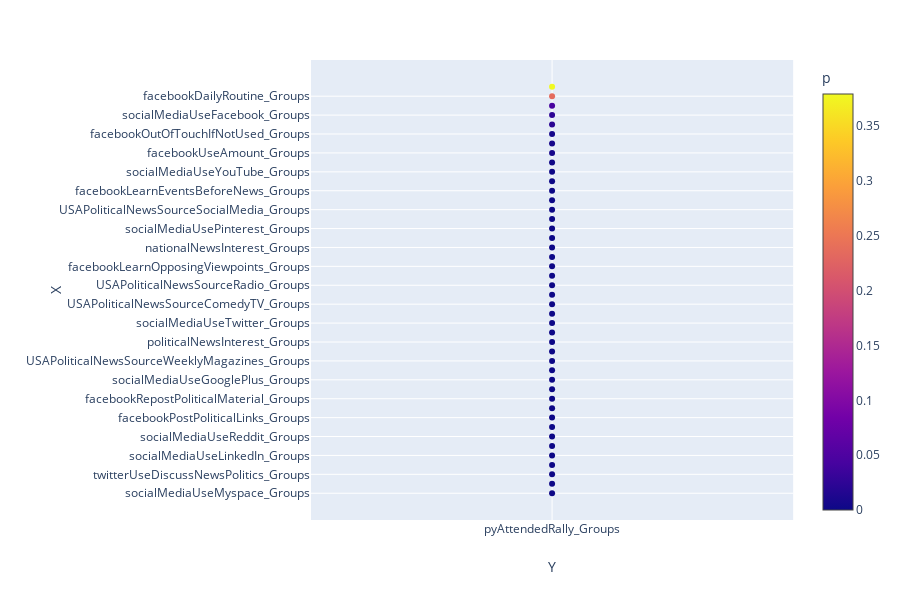

The code cell stored with this chart in its notebook:
### Code cell
fig = px.scatter(attendedrally_media, x="Y", y="X", color="p",
                 hover_name="X", size_max=60)
fig.update_xaxes(type='category')
fig.show()

### Figure 1 — Plotly figure (JSON) as saved in the notebook; plotly's stock layout.template omitted (floating-point values rounded to 4 significant figures)
{"data": [{"hoverlabel": {"namelength": 0}, "hovertemplate": "<b>%{hovertext}</b><br><br>Y=%{x}<br>X=%{y}<br>p=%{marker.color}", "hovertext": ["socialMediaUseMyspace_Groups", "socialMediaUseFoursquare_Groups", "twitterUseDiscussNewsPolitics_Groups", "facebookEncourageVote_Groups", "socialMediaUseLinkedIn_Groups", "twitterUseShareNewsPolitics_Groups", "socialMediaUseReddit_Groups", "facebookEncouragePoliticalAction_Groups", "facebookPostPoliticalLinks_Groups", "facebookPostPoliticalOpinions_Groups", "facebookRepostPoliticalMaterial_Groups", "twitterUseReadNewsPolitics_Groups", "socialMediaUseGooglePlus_Groups", "facebookLikePoliticalMaterial_Groups", "USAPoliticalNewsSourceWeeklyMagazines_Groups", "socialMediaUseInstagram_Groups", "politicalNewsInterest_Groups", "twitterUseAmount_Groups", "socialMediaUseTwitter_Groups", "USAPoliticalNewsSourceLateNightTV_Groups", "USAPoliticalNewsSourceComedyTV_Groups", "facebookFollowPoliticalLinks_Groups", "USAPoliticalNewsSourceRadio_Groups", "internationalNewsInterest_Groups", "facebookLearnOpposingViewpoints_Groups", "facebookLearnEventsDeeper_Groups", "nationalNewsInterest_Groups", "USAPoliticalNewsSourceDailyNewspapers_Groups", "socialMediaUsePinterest_Groups", "facebookLearnEvents_Groups", "USAPoliticalNewsSourceSocialMedia_Groups", "USAPoliticalNewsCableTV_Groups", "facebookLearnEventsBeforeNews_Groups", "facebookUnderstandSociety_Groups", "socialMediaUseYouTube_Groups", "localNewsInterest_Groups", "facebookUseAmount_Groups", "USAPoliticalNewsSourceNetworkTV_Groups", "facebookOutOfTouchIfNotUsed_Groups", "USAPoliticalNewsSourceLocalTV_Groups", "socialMediaUseFacebook_Groups", "facebookUpsetIfShutdown_Groups", "facebookDailyRoutine_Groups", "facebookLearnOthersInterests_Groups"], "legendgroup": "", "marker": {"color": [3.251e-50, 6.032e-45, 2.267e-42, 6.053e-37, 7.976e-34, 1.065e-33, 8.476e-33, 5.121e-32, 7.281e-28, 6.041e-25, 1.992e-23, 2.034e-21, 3.856e-21, 6.419e-21, 5.544e-16, 2.085e-14, 1.054e-13, 3.114e-12, 1.29e-11, 8.383e-11, 1.469e-09, 5.596e-09, 5.941e-09, 1.107e-07, 1.55e-07, 1.58e-07, 5.236e-07, 4.285e-06, 6.645e-06, 4.35e-05, 4.515e-05, 6.9e-05, 9.962e-05, 0.0002102, 0.000857, 0.002477, 0.006322, 0.006819, 0.006866, 0.02149, 0.02378, 0.04309, 0.2352, 0.3793], "coloraxis": "coloraxis", "symbol": "circle"}, "mode": "markers", "name": "", "showlegend": false, "type": "scatter", "x": ["pyAttendedRally_Groups", "pyAttendedRally_Groups", "pyAttendedRally_Groups", "pyAttendedRally_Groups", "pyAttendedRally_Groups", "pyAttendedRally_Groups", "pyAttendedRally_Groups", "pyAttendedRally_Groups", "pyAttendedRally_Groups", "pyAttendedRally_Groups", "pyAttendedRally_Groups", "pyAttendedRally_Groups", "pyAttendedRally_Groups", "pyAttendedRally_Groups", "pyAttendedRally_Groups", "pyAttendedRally_Groups", "pyAttendedRally_Groups", "pyAttendedRally_Groups", "pyAttendedRally_Groups", "pyAttendedRally_Groups", "pyAttendedRally_Groups", "pyAttendedRally_Groups", "pyAttendedRally_Groups", "pyAttendedRally_Groups", "pyAttendedRally_Groups", "pyAttendedRally_Groups", "pyAttendedRally_Groups", "pyAttendedRally_Groups", "pyAttendedRally_Groups", "pyAttendedRally_Groups", "pyAttendedRally_Groups", "pyAttendedRally_Groups", "pyAttendedRally_Groups", "pyAttendedRally_Groups", "pyAttendedRally_Groups", "pyAttendedRally_Groups", "pyAttendedRally_Groups", "pyAttendedRally_Groups", "pyAttendedRally_Groups", "pyAttendedRally_Groups", "pyAttendedRally_Groups", "pyAttendedRally_Groups", "pyAttendedRally_Groups", "pyAttendedRally_Groups"], "xaxis": "x", "y": ["socialMediaUseMyspace_Groups", "socialMediaUseFoursquare_Groups", "twitterUseDiscussNewsPolitics_Groups", "facebookEncourageVote_Groups", "socialMediaUseLinkedIn_Groups", "twitterUseShareNewsPolitics_Groups", "socialMediaUseReddit_Groups", "facebookEncouragePoliticalAction_Groups", "facebookPostPoliticalLinks_Groups", "facebookPostPoliticalOpinions_Groups", "facebookRepostPoliticalMaterial_Groups", "twitterUseReadNewsPolitics_Groups", "socialMediaUseGooglePlus_Groups", "facebookLikePoliticalMaterial_Groups", "USAPoliticalNewsSourceWeeklyMagazines_Groups", "socialMediaUseInstagram_Groups", "politicalNewsInterest_Groups", "twitterUseAmount_Groups", "socialMediaUseTwitter_Groups", "USAPoliticalNewsSourceLateNightTV_Groups", "USAPoliticalNewsSourceComedyTV_Groups", "facebookFollowPoliticalLinks_Groups", "USAPoliticalNewsSourceRadio_Groups", "internationalNewsInterest_Groups", "facebookLearnOpposingViewpoints_Groups", "facebookLearnEventsDeeper_Groups", "nationalNewsInterest_Groups", "USAPoliticalNewsSourceDailyNewspapers_Groups", "socialMediaUsePinterest_Groups", "facebookLearnEvents_Groups", "USAPoliticalNewsSourceSocialMedia_Groups", "USAPoliticalNewsCableTV_Groups", "facebookLearnEventsBeforeNews_Groups", "facebookUnderstandSociety_Groups", "socialMediaUseYouTube_Groups", "localNewsInterest_Groups", "facebookUseAmount_Groups", "USAPoliticalNewsSourceNetworkTV_Groups", "facebookOutOfTouchIfNotUsed_Groups", "USAPoliticalNewsSourceLocalTV_Groups", "socialMediaUseFacebook_Groups", "facebookUpsetIfShutdown_Groups", "facebookDailyRoutine_Groups", "facebookLearnOthersInterests_Groups"], "yaxis": "y"}], "layout": {"coloraxis": {"colorbar": {"title": {"text": "p"}}, "colorscale": [[0, "#0d0887"], [0.1111, "#46039f"], [0.2222, "#7201a8"], [0.3333, "#9c179e"], [0.4444, "#bd3786"], [0.5556, "#d8576b"], [0.6667, "#ed7953"], [0.7778, "#fb9f3a"], [0.8889, "#fdca26"], [1, "#f0f921"]]}, "height": 600, "legend": {"tracegroupgap": 0}, "margin": {"t": 60}, "xaxis": {"anchor": "y", "domain": [0, 0.98], "title": {"text": "Y"}, "type": "category"}, "yaxis": {"anchor": "x", "domain": [0, 1], "title": {"text": "X"}}}}
